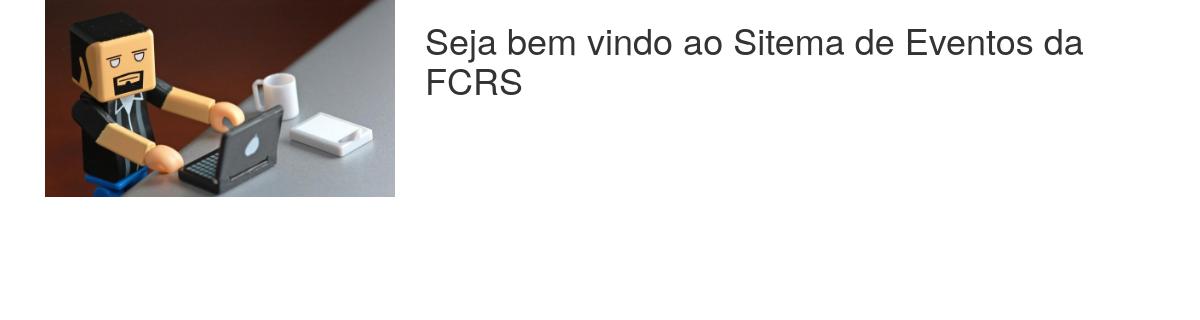
Before: /evento/ with the older database file.
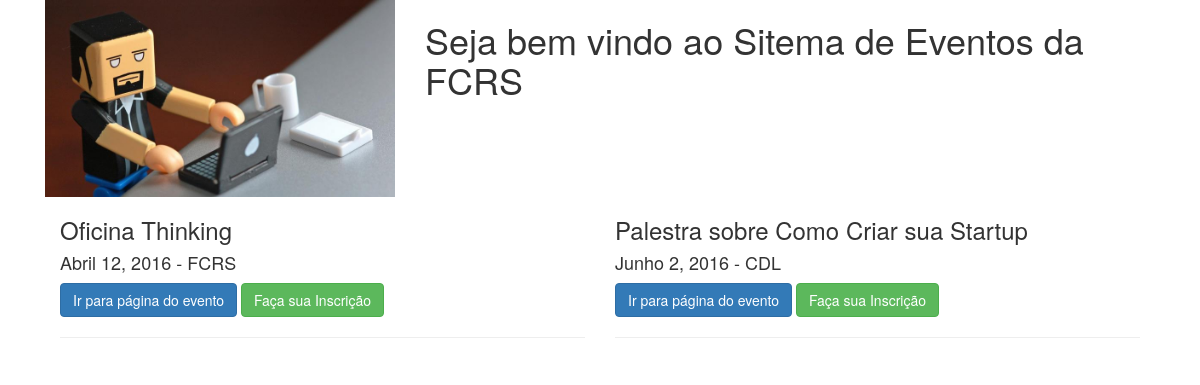
After: the same page with the newer database file.
### evento/models.py (models this page shows, shortened)
@python_2_unicode_compatible
class Evento(models.Model):
    nome = models.CharField(max_length=200)
    data = models.DateField()
    local = models.CharField(max_length=200)
    descricao = models.TextField(blank=True)
    horario = models.TimeField()
    vagas = models.PositiveIntegerField()
    organizador = models.CharField(max_length=200)
    email_organizador = models.EmailField()

### evento/views.py (the view)
def index(request):
    eventos = Evento.objects.all()
    return render(request, 'evento/home.html', {'lista_eventos': eventos})

### evento/templates/evento/home.html (shortened to what this page needs)
{% load staticfiles %}
<!DOCTYPE html>
<html>
  <head>
    <link href="{% static 'evento/css/bootstrap.min.css' %}" rel="stylesheet">
  </head>
  <body>
    <div class="container">
      <div class="col-md-4">
        <img src="{% static 'evento/img/nerd.jpeg'%}"  width="100%" alt="" />
      </div>
      <div class="col-md-8" id="top">
        <h1>Seja bem vindo ao Sitema de Eventos da FCRS</h1>
      </div>
      <div class="col-md-12">
        {% for evento in lista_eventos %}
          <div class="col-md-6">
            <h3>{{evento.nome}}</h3>
            <h4>{{evento.data}} - {{evento.local}}</h4>
            <a href="{% url 'mostrar_evento' evento.id %}" class="btn btn-primary">Ir para página do evento</a>
            {% if evento.vagas > evento.inscricao_set.all.count %}
              <a href="{% url 'inscrever_evento' evento.id %}" class="btn btn-success">Faça sua Inscrição</a>
            {% else %}
              <a href="#" class="btn btn-danger">LOTADO!</a>
            {% endif %}
            <hr/>
          </div>
        {% endfor %}
      </div>
    </div>
  </body>
</html>

Changed rows visible on the page:
added Evento: nome "Oficina Thinking", data "Abril 12, 2016", local "FCRS", vagas "Faça sua Inscrição"
added Evento: nome "Palestra sobre Como Criar sua Startup", data "Junho 2, 2016", local "CDL", vagas "Faça sua Inscrição"
